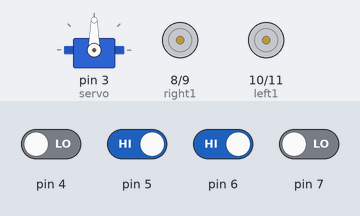
Recording of a sketch running on a simulated Arduino Uno, built with avr-gcc and run on an emulated ATmega328P. Shown: servo, motor-driver pin pairs drawn as motors (green arrow = first pin HIGH = forward, orange = second pin HIGH = backward, longer = more drive). Inputs (shaded band) come from the test bench; at power-on: pin 5, pin 6 HIGH, pin 4, pin 7 LOW. What the sketch prints to the serial monitor is not drawn.

Above: at 1.2 s.
1.3 s: pin 4 driven HIGH and pin 6 driven LOW
At 2.5 s:
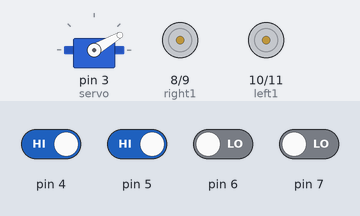
2.9 s: pin 7 driven HIGH
At 3.3 s:
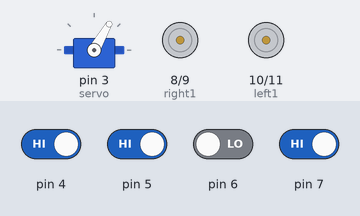
4.4 s: pin 6 driven HIGH
At 5.6 s:
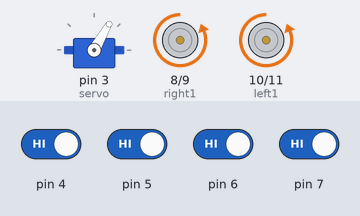
5.9 s: pin 5 driven LOW
At 7.1 s:
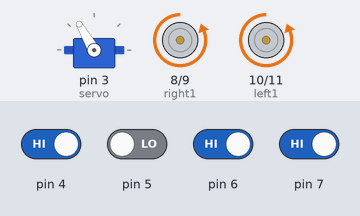
7.4 s: pin 4 driven LOW
At 8.6 s:
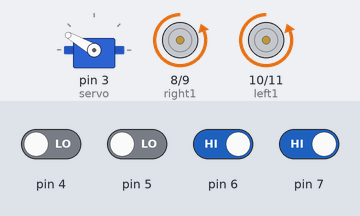
9.0 s: pin 4 driven HIGH
At 9.9 s:
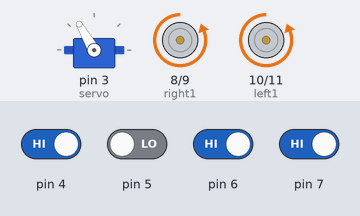
Timing chart, 0 to 11.8 s (numbered marks = the images above; inputs shaded):
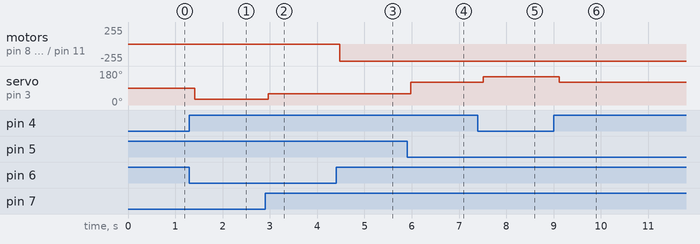

Measured:
- after the input at 1.3 s, servo on pin 3 (servo): 90° → 30° after 0.11 s
- after the input at 2.9 s, servo on pin 3 (servo): 30° → 60° after 0.07 s
- after the input at 4.4 s, motor on pin 8 (right1) / pin 9 (right2), motor on pin 10 (left1) / pin 11 (left2): stopped → backward 255/255 after 0.08 s
- after the input at 5.9 s, servo on pin 3 (servo): 60° → 120° after 0.08 s
- after the input at 7.4 s, servo on pin 3 (servo): 120° → 150° after 0.12 s
- after the input at 9.0 s, servo on pin 3 (servo): 150° → 120° after 0.12 s

The sketch:

line_servo_new.ino
```cpp
#include<Servo.h>
Servo servo;

int ir1 = 4;
int ir2= 5;
int ir3 = 6;
int ir4 = 7;
int right1 =8;
int right2=9;
int left1=10;
int left2=11;

void setup() {
  // put your setup code here, to run once:
  Serial.begin(9600);
  servo.attach(3);
  pinMode(right1,OUTPUT);
  pinMode(right2,OUTPUT);
  pinMode(left1,OUTPUT);
  pinMode(left2,OUTPUT);

}

void loop() {
  // put your main code here, to run repeatedly:
  ir1=digitalRead(4);
  Serial.print("infrared 1= ");
  Serial.print(ir1);

  ir2=digitalRead(5);
  Serial.print("infrared 2= ");
  Serial.print(ir2);

  ir3=digitalRead(6);
  Serial.print("infrared 3= ");
  Serial.print(ir3);

  ir4=digitalRead(7);
  Serial.print("infrared 4= ");
  Serial.print(ir4);
  Serial.print("   ");
  Serial.print("angle = ");

  if(ir1==HIGH&&ir2==LOW&&ir3==LOW&&ir4==HIGH){
    servo.write(90);
    Serial.print(" 90");
    }
  else if(ir1==HIGH&&ir2==HIGH&&ir3==LOW&&ir4==HIGH){
     servo.write(60);
     Serial.print(" 60");
    }
  else if(ir1==HIGH&&ir2==HIGH&&ir3==LOW&&ir4==LOW){
    servo.write(30);
    Serial.print("30");
    }
  else if(ir1==HIGH&&ir2==LOW&&ir3==HIGH&&ir4==HIGH){
    servo.write(120);
    Serial.print(" 120");
    }
  else if(ir1==LOW&&ir2==LOW&&ir3==HIGH&&ir4==HIGH){
    servo.write(150);
    Serial.print(" 150");
    }
    else if(ir1==HIGH&&ir2==HIGH&&ir3==HIGH&&ir4==HIGH){
      digitalWrite(right1,LOW);
      digitalWrite(right2,HIGH);
      digitalWrite(left1,LOW);
      digitalWrite(left2,HIGH);
     }
  else{
    Serial.print("wrong");
  }


}
```
